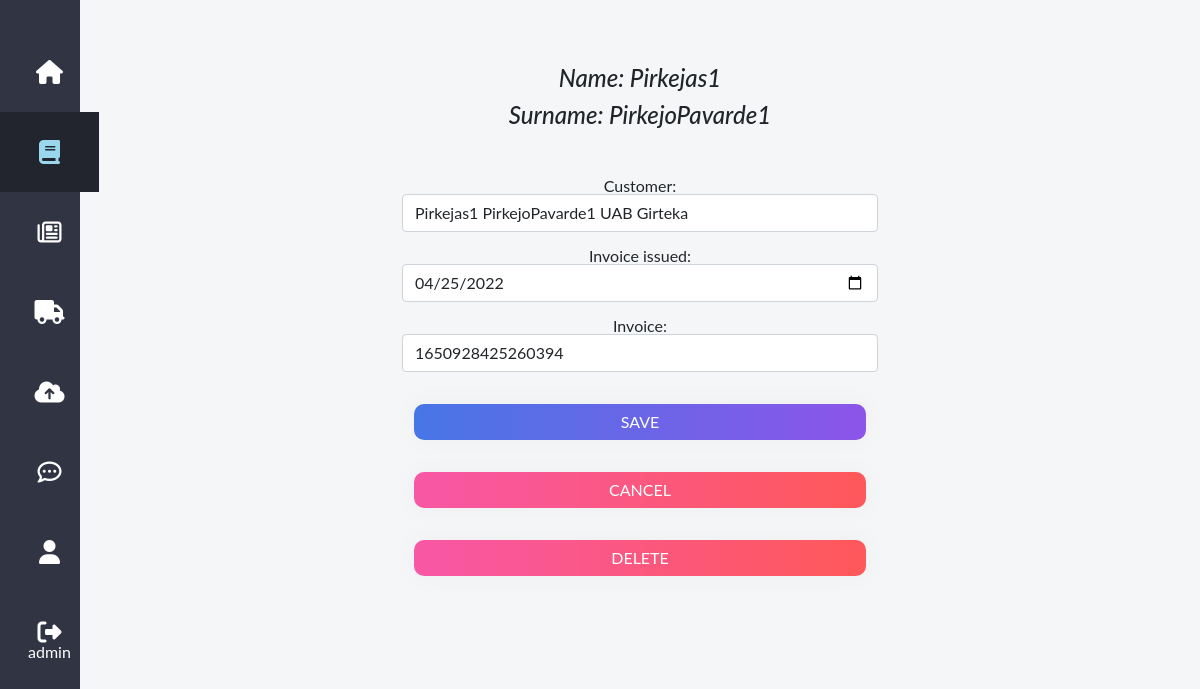
Before: /orders/20 (signed in) with the older database file.
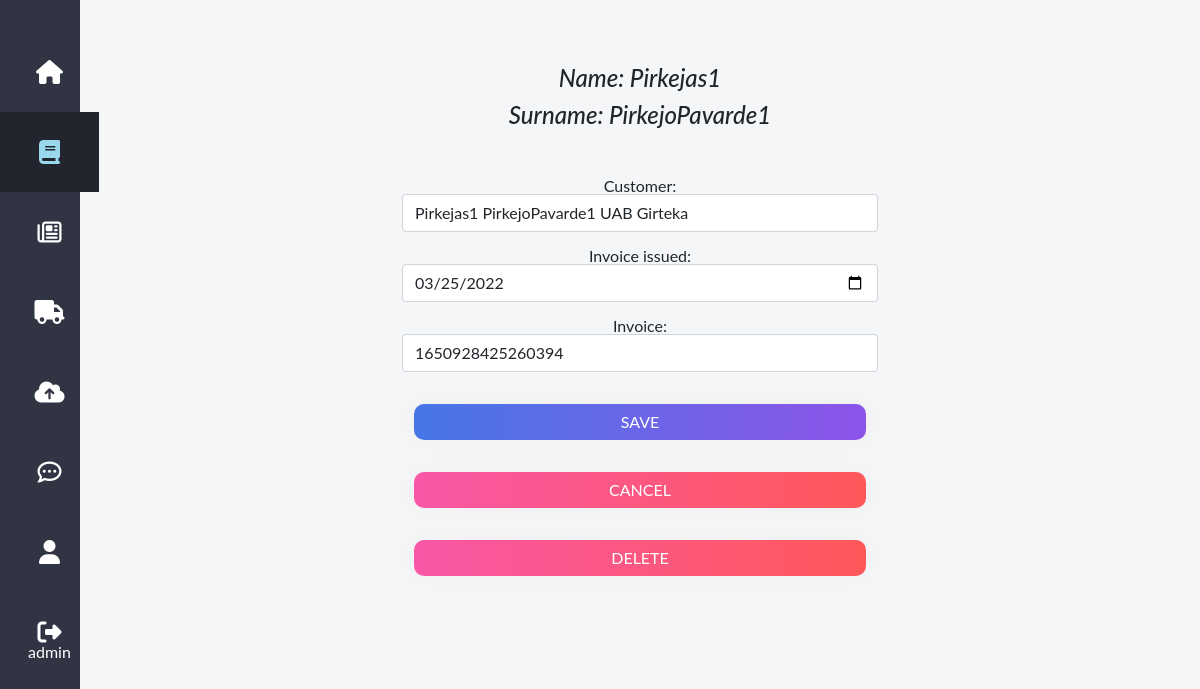
After: the same page with the newer database file.
### transport/models.py (models this page shows, shortened)
class Order(models.Model):
    def number_default_function():
        timestamp = str(datetime.datetime.now().timestamp())
        invoice = timestamp.split(".")[0] + timestamp.split(".")[1]
        return invoice
    customer = models.ForeignKey(Customer, on_delete=models.CASCADE, blank=True, null=True)
    date_ordered = models.DateField("Invoice issued", null=True, blank=True)
    invoice = models.CharField(max_length=100, null=True, blank=True, default=number_default_function)
    class Meta:
        verbose_name = "Order"
        verbose_name_plural = "Orders"

class Customer(models.Model):
    name = models.CharField(max_length=200, null=True, blank=True)
    surname = models.CharField(max_length=200, null=True, blank=True)
    phone = models.IntegerField(null=True, blank=True)
    email = models.EmailField(max_length=200, null=True)
    address = models.CharField(max_length=200, null=True, blank=True)
    company = models.CharField(max_length=200, null=True, blank=True)
    class Meta:
        verbose_name = "Customer"
        verbose_name_plural = "Customers"
    def __str__(self):
        return f'{self.name}  {self.surname} {self.company}'

### transport/views.py (the view, shortened to what this page needs)
# urls.py: path('orders/<int:pk>', views.OrderUpdateView.as_view(), name='orders_detail'),
class OrderUpdateView(LoginRequiredMixin, UpdateView):
    model = Order
    form_class = OrderForm
    template_name = 'check_order.html'

### transport/forms.py
class OrderForm(forms.ModelForm):
    class Meta:
        model = Order
        fields = fields = '__all__'
        widgets = {
            'invoice': forms.TextInput(attrs={'class': 'form-control'}),
            'customer': forms.Select(attrs={'class': 'form-control'}),
            'date_ordered': DateInput(attrs={'class': 'form-control'}),
        }

### transport/templates/check_order.html (shortened to what this page needs)
{% extends "base.html" %}
{% load static %}
{% block content %}
    <div class="container d-flex flex-column justify-content-center" style="max-width:500px;">
        <h4 class="mt-5" style="font-style:italic;">Name: {{order.customer.name}}</h4>
        <h4 class=" mb-5" style="font-style:italic;">Surname: {{order.customer.surname}}</h4>
        <div class="form-group ">
            <form method="post" action="">
                {{form.as_p}}
            <div class="container d-flex flex-column justify-content-center" >
                 <button class="btn btn-grad my-3">Save</button>
                <button class="btn btn-grad btn-delete my-3" onclick="javascript:history.back();" style="min-width:100px">Cancel</button>
                <a class="btn btn-grad btn-delete my-3" href="{% url 'delete_order' object.id %}">Delete</a>
            </div>
            </form>
        </div>
    </div>
{% endblock content %}

Changed rows visible on the page:
changed Order "Pirkejas1 PirkejoPavarde1 UAB Girteka": date_ordered "04/25/2022" → "03/25/2022"
